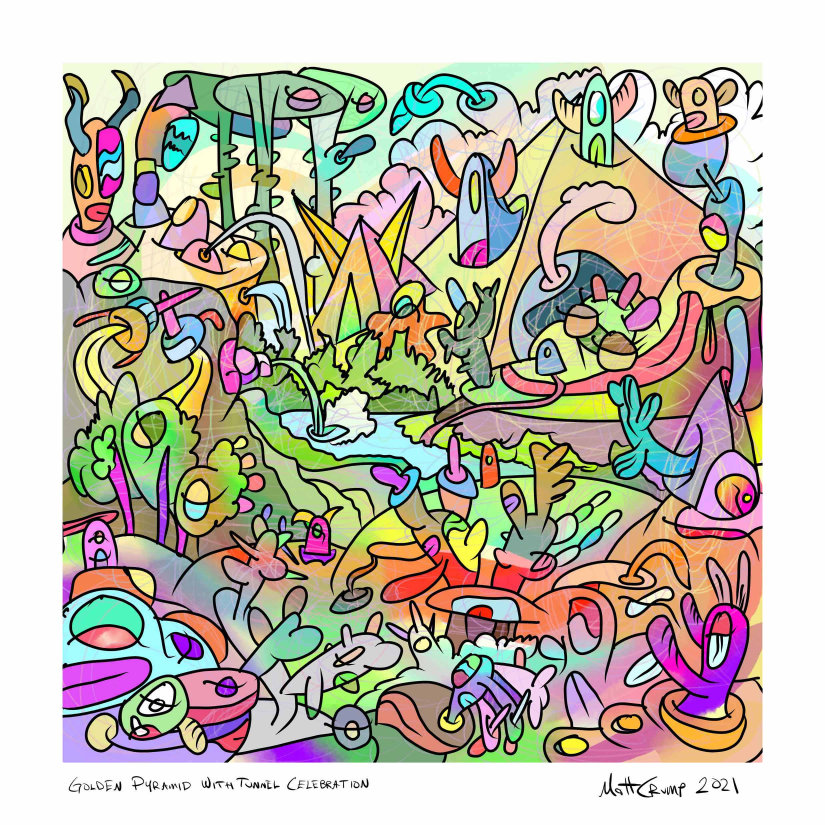
#> input picture art/golden-pyramid-with-tunnel-celebration/golden-pyramid-with-tunnel-celebration.jpg, 2475 x 2475 px (shown at 1/3 size); its folder holds only this picture in this run
$ python -i cone_endframes.py   (imports and definitions only)
#> lines starting #> are read from the running program, lines starting #| are printed output that depends on the picture
# /// script
# requires-python = ">=3.11"
# dependencies = ["pillow>=10", "numpy>=1.26", "resvg-py>=0.1"]
# ///
"""Five end frames (Upper 1' drawbar fully out) for the party-hat cone: the tall, narrow lilac cone by the big eye,
right, pointing up, the lavender eye-head sitting at its base and the cyan cactus-hand's hooked arm crossing its foot.

    uv run scripts/cone_endframes.py
"""
from __future__ import annotations

import importlib.util
import math
import random
from pathlib import Path

from PIL import Image, ImageDraw, ImageFilter, ImageFont

ROOT = Path(__file__).resolve().parent.parent
gs = importlib.util.spec_from_file_location('ghost', ROOT / 'scripts/ghost_endframes.py')
g = importlib.util.module_from_spec(gs)
# [1 line not run here, left out]
# [1 line that did not run here, left out]
# [1 line that did not run here, left out]
# [1 line that did not run here, left out]
OUT = ROOT / 'docs/objects/upper-db9/endframes'
# [1 line that did not run here, left out]
# [1 line that did not run here, left out]
INK = 13

# The cone (f174): apex, the corner where its right edge meets the eye-head, its foot, its left corner. Its right edge
# carries on down behind the head to about RB.
APEX, RIGHT, FOOT, LEFT, RB = (4313.0, 2237.0), (4392.0, 2696.0), (4168.0, 3037.0), (3982.0, 2861.0), (4440.0, 2985.0)
LILAC, LILAC_D, LILAC_L = '#c9a2ec', '#a47ad8', '#ead9ff'
PINK, HOT, YELLOW, CYAN, LIME, ORANGE, CREAM = '#ff9fc4', '#f64c76', '#ffe066', '#7fe8f0', '#b8f060', '#ff9f43', '#fffbe6'
HEAD, ARM, TUBE = 'f176', 'f179', 'f180'
FACE = [HEAD, 'f177', 'f178', 'f239']  # the eye-head, its lip, pupil and eye: kept in front
EYE_AT = (4400.0, 2960.0)  # inside the big eye


# [12 lines left out: function draw, not called in this run]


_EYE = None


# [16 lines left out: function eye_mask, not called in this run]


def keep_eye(im: Image.Image) -> Image.Image:
    base = m.compose()
    im.paste(base, (0, 0), eye_mask())
    return im


def lerp(a, b, t):
    return (a[0] + (b[0] - a[0]) * t, a[1] + (b[1] - a[1]) * t)


# [37 lines left out: functions rot, blob, star, not called in this run]


def sparkle(cx, cy, r, colour='#ffffff', w=INK * 0.8, tilt=0.0) -> str:
    return outlined(star(cx, cy, r, 4, 0.26, int(cx), -90 + tilt), colour, w)


def cone_outline(apex=APEX) -> list:
    """The cone's own outline points, with its apex possibly moved."""
    return [apex, lerp(apex, RIGHT, 0.5), RIGHT, RB, FOOT, lerp(LEFT, FOOT, 0.5), LEFT, lerp(LEFT, apex, 0.5)]


# ---- 1. crystal --------------------------------------------------------------------------------------------------
# [57 lines left out: functions crystal, v1_crystal, v2_beak, not called in this run]


# ---- 3. party popper ---------------------------------------------------------------------------------------------
def ribbon(P, w, col) -> str:
    return outlined(tube(P, w, w * 0.8), col, INK * 0.85)


# [87 lines left out: functions v3_popper, v4_star, v5_softserve, not called in this run]


VERSIONS = [
    ('1-crystal', 'Crystal', v1_crystal),
    ('2-chirping-beak', 'Chirping beak', v2_beak),
    ('3-party-popper', 'Party popper', v3_popper),
    ('4-tip-top-star', 'Tip-top star', v4_star),
    ('5-soft-serve', 'Soft-serve', v5_softserve),
]


# [22 lines left out: function main, not called in this run]


# [2 lines not run here, left out]


# ---- chosen: the chirping beak ----------------------------------------------------------------------------------
# Picked (Claude, under 5a): 2 Chirping beak. The cone is the big eye's beak. Upper 1' is a drawbar (0..8), so every
# step lands an arrival on k/8:
#   steps 1-4  the cone splits down its length (from its tip to its foot) and the halves open a quarter more each step,
#              a dark mouth showing between them;
#   step 5     the pink mouth lining, the throat and the tongue;
#   steps 6-8  one fat, lumpy candy crescent per step, each bigger, rising from the open beak.
# Sprites can only grow, shrink or be swept in, not turn, so each step's pose of each half is its own shape: it is
# swept in round the hinge from its inner edge outward over the step, and the pose before it drops away as the step
# lands. The dark mouth between the halves is swept open round the same hinge in step with them, so its edges are the
# halves' inner edges exactly. All of it goes `around`: above the ink, masked by the eye-head and its lip so they stay
# in front. The cone itself is not masked (an empty role `split` is named as the parts).
STEP = 1 / 8
HINGE = FOOT  # the cone's bottom corner, tucked under the eye-head's lip
OPEN_L, OPEN_R = 19.0, 13.0  # how far each half turns by step 4 (degrees)
FRONT_IDS = ['f176', 'f177', 'f178', 'f239', 'f179']  # the eye-head, its lip and eye, and the cyan arm's hook
PLUM = '#5a1a45'


def app_angle(pt) -> float:
    """The app's sweep angle of pt round the hinge: degrees, 0 = right, 90 = up."""
    return math.degrees(math.atan2(-(pt[1] - HINGE[1]), pt[0] - HINGE[0]))


SPLIT = app_angle(APEX)


# [11 lines left out: function half_path, not called in this run]


def bulge(a, b, t, out):
    """A point t of the way from a to b, pushed `out` px to the left of the direction a->b (lumpy, hand-drawn)."""
    x, y = lerp(a, b, t)
    dx, dy = b[0] - a[0], b[1] - a[1]
    n = math.hypot(dx, dy) or 1
    return (x + dy / n * out, y - dx / n * out)


LEFT_PTS = [APEX, bulge(APEX, LEFT, 0.3, 14), bulge(APEX, LEFT, 0.62, 22), LEFT, (4080, 2955)]
RIGHT_PTS = [APEX, bulge(APEX, RIGHT, 0.35, -16), bulge(APEX, RIGHT, 0.72, -12), RIGHT, (4300, 2840)]


def along(r, ang):
    a = math.radians(ang)
    return (HINGE[0] + math.cos(a) * r, HINGE[1] - math.sin(a) * r)


# [134 lines left out: functions mouth_shape, item, crescent, beak_items, sprites_svg, around and 3 more, not called in this run]


LABEL = ("The party-hat cone: drag for the Upper 1' drawbar; it is the big eye's beak: it splits and opens wide like a "
         "baby bird's a little more each step, shows its pink mouth and tongue, then sings the highest note in big candy "
         "crescents, one more each step")


# [9 lines left out: function export, not called in this run]


# [5 lines not run here, left out]

>>> import cv2
>>> picture = cv2.imread('../art/golden-pyramid-with-tunnel-celebration/golden-pyramid-with-tunnel-celebration.jpg', cv2.IMREAD_GRAYSCALE)
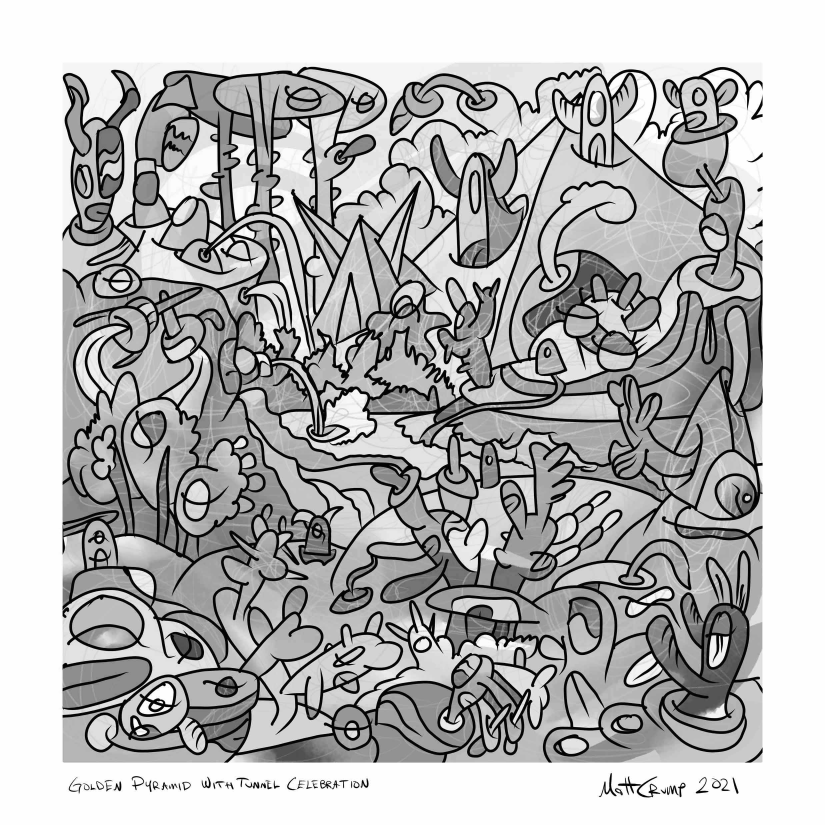
#> picture: shape (2475, 2475) (shown at 1/3 size); min 0, max 255, mean 180.2
#> (the run stopped early here; a loop or call above may not have finished)
